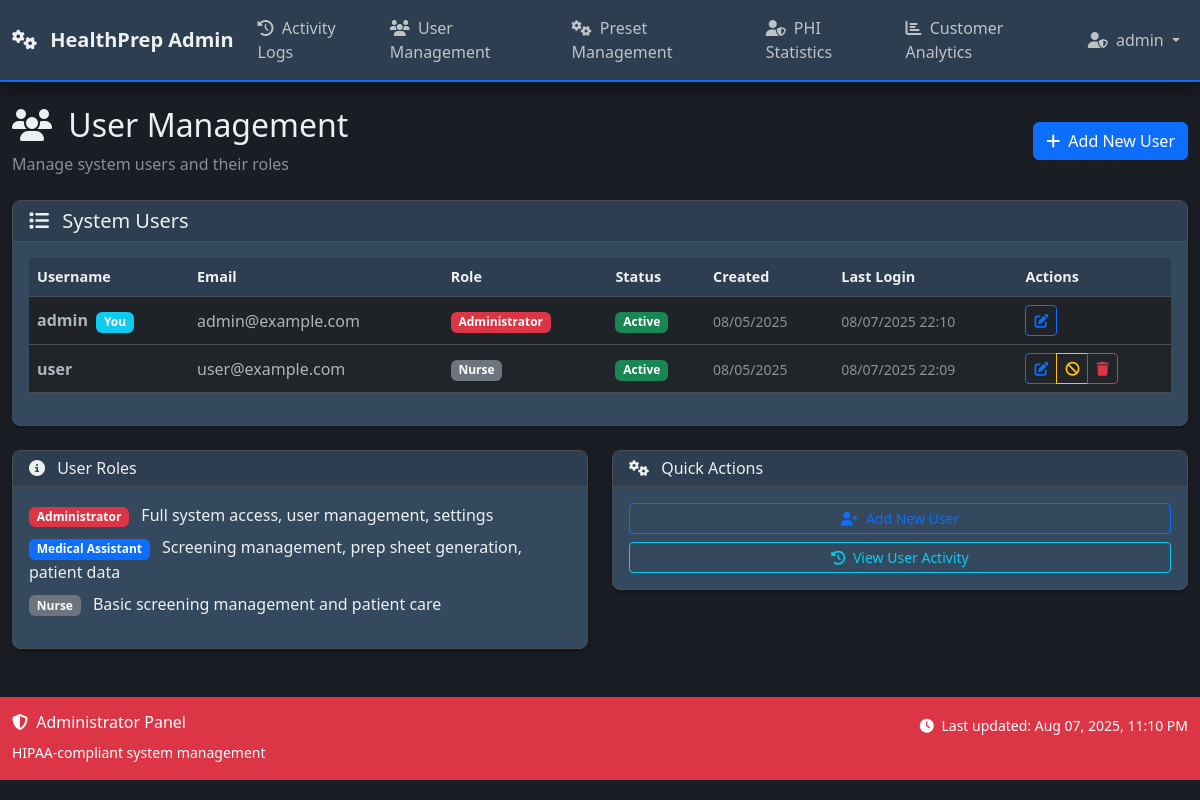
Page /admin/users (signed in) on the committed database.
### models.py (models this page shows, shortened)
class User(UserMixin, db.Model):
    __tablename__ = 'users'
    id = db.Column(db.Integer, primary_key=True)
    username = db.Column(db.String(80), unique=True, nullable=False)
    email = db.Column(db.String(120), unique=True, nullable=False)
    password_hash = db.Column(db.String(255), nullable=False)
    role = db.Column(db.String(20), default='nurse', nullable=False)  # 'admin', 'MA', 'nurse'
    is_admin = db.Column(db.Boolean, default=False, nullable=False)  # Kept for backward compatibility
    is_active_user = db.Column(db.Boolean, default=True, nullable=False)
    created_at = db.Column(db.DateTime, default=datetime.utcnow)
    last_login = db.Column(db.DateTime, default=datetime.utcnow)
    created_by = db.Column(db.Integer, db.ForeignKey('users.id'))
    updated_at = db.Column(db.DateTime, default=datetime.utcnow, onupdate=datetime.utcnow)
    def is_admin_user(self):
        return self.role == 'admin' or self.is_admin
    @property
    def is_active(self):
        return self.is_active_user
    @property
    def role_display(self):
        role_names = {
            'admin': 'Administrator',
            'MA': 'Medical Assistant',
            'nurse': 'Nurse'
        }
        return role_names.get(self.role, self.role.title())

### routes/admin_routes.py (the view)
@admin_bp.route('/users')
@login_required
@admin_required
def users():
    try:
        users = User.query.order_by(User.username).all()
        return render_template('admin/users.html', users=users)
    except Exception as e:
        logger.error(f"Error loading users: {str(e)}")
        flash('Error loading users', 'error')
        return render_template('error/500.html'), 500

### app.py (called while the page is built)
def register_template_utilities(app):
    @app.template_filter('datetime')
    def datetime_filter(value, format='%Y-%m-%d %H:%M'):
        if value is None:
            return ""
        return value.strftime(format)
    @app.context_processor
    def inject_cache_timestamp():
        import time
        return dict(cache_timestamp=int(time.time()))
    @app.context_processor
    def inject_csrf_token():
        from flask_wtf.csrf import generate_csrf
        return dict(csrf_token=lambda: generate_csrf())

### routes/admin_routes.py (called while the page is built)
def admin_required(f):
    @functools.wraps(f)
    def decorated_function(*args, **kwargs):
        if not current_user.is_authenticated or not current_user.is_admin_user():
            flash('Admin access required', 'error')
            return redirect(url_for('main.index'))
        return f(*args, **kwargs)
    return decorated_function

### templates/admin/users.html (shortened to what this page needs)
{% extends 'base_admin.html' %}
{% block content %}
<div class="d-flex justify-content-between align-items-center mb-4">
    <div>
        <h2>
            <i class="fas fa-users me-2"></i>
            User Management
        </h2>
        <p class="text-muted mb-0">Manage system users and their roles</p>
    </div>
    <div>
        <button type="button" class="btn btn-primary" data-bs-toggle="modal" data-bs-target="#addUserModal">
            <i class="fas fa-plus me-1"></i>
            Add New User
        </button>
    </div>
</div>
<div class="card">
    <div class="card-header">
        <h5 class="mb-0">
            <i class="fas fa-list me-2"></i>
            System Users
        </h5>
    </div>
    <div class="card-body">
        {% if users %}
        <div class="table-responsive">
            <table class="table table-striped table-hover">
                <thead>
                    <tr>
                        <th>Username</th>
                        <th>Email</th>
                        <th>Role</th>
                        <th>Status</th>
                        <th>Created</th>
                        <th>Last Login</th>
                        <th>Actions</th>
                    </tr>
                </thead>
                <tbody>
                    {% for user in users %}
                    <tr data-user-id="{{ user.id }}">
                        <td>
                            <strong>{{ user.username }}</strong>
                            {% if user.id == current_user.id %}
                                <span class="badge bg-info ms-1">You</span>
                            {% endif %}
                        </td>
                        <td>{{ user.email }}</td>
                        <td>
                            <span class="badge bg-{{ 'danger' if user.role == 'admin' else 'primary' if user.role == 'MA' else 'secondary' }}">
                                {{ user.role_display }}
                            </span>
                        </td>
                        <td>
                            <span class="badge bg-{{ 'success' if user.is_active_user else 'danger' }}">
                                {{ 'Active' if user.is_active_user else 'Inactive' }}
                            </span>
                        </td>
                        <td>
                            <small class="text-muted">
                                {{ user.created_at.strftime('%m/%d/%Y') if user.created_at else 'N/A' }}
                            </small>
                        </td>
                        <td>
                            <small class="text-muted">
                                {{ user.last_login.strftime('%m/%d/%Y %H:%M') if user.last_login else 'Never' }}
                            </small>
                        </td>
                        <td>
                            <div class="btn-group btn-group-sm" role="group">
                                <button type="button" class="btn btn-outline-primary btn-sm"
                                        onclick="editUser({{ user.id }}, '{{ user.username }}', '{{ user.email }}', '{{ user.role }}', {{ user.is_active_user|lower }})"
                                        data-bs-toggle="modal" data-bs-target="#editUserModal">
                                    <i class="fas fa-edit"></i>
                                </button>
                                {% if user.id != current_user.id %}
                                <button type="button" class="btn btn-outline-{{ 'warning' if user.is_active_user else 'success' }} btn-sm"
                                        onclick="toggleUserStatus({{ user.id }}, '{{ user.username }}', {{ user.is_active_user|lower }})">
                                    <i class="fas fa-{{ 'ban' if user.is_active_user else 'check' }}"></i>
                                </button>
                                {% endif %}
                                {% if user.id != current_user.id %}
                                <button type="button" class="btn btn-outline-danger btn-sm"
                                        onclick="deleteUser({{ user.id }}, '{{ user.username }}')">
                                    <i class="fas fa-trash"></i>
                                </button>
                                {% endif %}
                            </div>
                        </td>
                    </tr>
                    {% endfor %}
                </tbody>
            </table>
        </div>
        {% else %}
        <div class="text-center py-4">
            <i class="fas fa-users fa-3x text-muted mb-3"></i>
            <h5 class="text-muted">No users found</h5>
            <p class="text-muted">Add your first user to get started.</p>
        </div>
        {% endif %}
    </div>
</div>
<div class="row mt-4">
    <div class="col-md-6">
        <div class="card">
            <div class="card-header">
                <h6 class="mb-0">
                    <i class="fas fa-info-circle me-2"></i>
                    User Roles
                </h6>
            </div>
            <div class="card-body">
                <ul class="list-unstyled">
                    <li class="mb-2">
                        <span class="badge bg-danger me-2">Administrator</span>
                        Full system access, user management, settings
                    </li>
                    <li class="mb-2">
                        <span class="badge bg-primary me-2">Medical Assistant</span>
                        Screening management, prep sheet generation, patient data
                    </li>
                    <li class="mb-2">
                        <span class="badge bg-secondary me-2">Nurse</span>
                        Basic screening management and patient care
                    </li>
                </ul>
            </div>
        </div>
    </div>
    <div class="col-md-6">
        <div class="card">
            <div class="card-header">
                <h6 class="mb-0">
                    <i class="fas fa-cogs me-2"></i>
                    Quick Actions
                </h6>
            </div>
            <div class="card-body">
                <div class="d-grid gap-2">
                    <button type="button" class="btn btn-outline-primary btn-sm" data-bs-toggle="modal" data-bs-target="#addUserModal">
                        <i class="fas fa-user-plus me-1"></i>
                        Add New User
                    </button>
                    <a href="{{ url_for('admin.dashboard_logs') }}" class="btn btn-outline-info btn-sm">
                        <i class="fas fa-history me-1"></i>
                        View User Activity
                    </a>
                </div>
            </div>
        </div>
    </div>
</div>
{% endblock %}

### templates/base_admin.html (shortened to what this page needs)
<!DOCTYPE html>
<html lang="en" data-bs-theme="dark">
<head>
    <link href="https://cdn.jsdelivr.net/npm/bootstrap@5.3.0/dist/css/bootstrap.min.css" rel="stylesheet">
    <link href="https://cdnjs.cloudflare.com/ajax/libs/font-awesome/6.4.0/css/all.min.css" rel="stylesheet">
    <link href="{{ url_for('static', filename='css/custom.css') }}" rel="stylesheet">
    <link href="{{ url_for('static', filename='css/loading-states.css') }}" rel="stylesheet">
</head>
<body>
    <nav class="navbar navbar-expand-lg navbar-dark bg-danger">
        <div class="container">
            <a class="navbar-brand" href="{{ url_for('admin.dashboard') }}">
                <i class="fas fa-cogs me-2"></i>
                HealthPrep Admin
            </a>
            <div class="collapse navbar-collapse" id="adminNavbar">
                <ul class="navbar-nav me-auto">
                    <li class="nav-item">
                        <a class="nav-link" href="{{ url_for('admin.dashboard_logs') }}">
                            <i class="fas fa-history me-1"></i> Activity Logs
                        </a>
                    </li>
                    <li class="nav-item">
                        <a class="nav-link" href="{{ url_for('admin.users_list') }}">
                            <i class="fas fa-users me-1"></i> User Management
                        </a>
                    </li>
                    <li class="nav-item">
                        <a class="nav-link" href="{{ url_for('admin.dashboard_presets') }}">
                            <i class="fas fa-cogs me-1"></i> Preset Management
                        </a>
                    </li>
                    <li class="nav-item">
                        <a class="nav-link" href="{{ url_for('admin.dashboard_phi') }}">
                            <i class="fas fa-user-shield me-1"></i> PHI Statistics
                        </a>
                    </li>
                    <li class="nav-item">
                        <a class="nav-link" href="{{ url_for('admin.dashboard_analytics') }}">
                            <i class="fas fa-chart-bar me-1"></i> Customer Analytics
                        </a>
                    </li>
                </ul>
                <ul class="navbar-nav">
                    <li class="nav-item dropdown">
                        <a class="nav-link dropdown-toggle" href="#" id="adminUserDropdown" role="button" data-bs-toggle="dropdown">
                            <i class="fas fa-user-shield me-1"></i> {{ current_user.username }}
                        </a>
                    </li>
                </ul>
            </div>
        </div>
    </nav>
    <main class="container-fluid my-4">
        {% block content %}{% endblock %}
    </main>
    <footer class="bg-danger text-white py-3 mt-5">
        <div class="container">
            <div class="row">
                <div class="col-md-6">
                    <h6><i class="fas fa-shield-alt me-1"></i> Administrator Panel</h6>
                    <small>HIPAA-compliant system management</small>
                </div>
                <div class="col-md-6 text-end">
                    <small>
                        <i class="fas fa-clock me-1"></i>
                        Last updated: <span id="lastUpdated"></span>
                    </small>
                </div>
            </div>
        </div>
    </footer>
</body>
</html>

### static/css/custom.css (style rules this page uses)
:root { --hp-primary: #0d6efd; --hp-secondary: #6c757d; --hp-success: #198754; --hp-danger: #dc3545; --hp-warning: #ffc107; --hp-info: #0dcaf0; --hp-light: #f8f9fa; --hp-dark: #212529; --hp-complete: #20c997; --hp-due-soon: #fd7e14; --hp-due: #e74c3c; --hp-overdue: #ad2121; --hp-confidence-high: #28a745; --hp-confidence-medium: #ffc107; --hp-confidence-low: #dc3545; --hp-bg-primary: #1a1d23; --hp-bg-secondary: #2c3e50; --hp-bg-card: #34495e; --hp-text-primary: #ecf0f1; --hp-text-secondary: #bdc3c7; --hp-text-muted: #95a5a6; --hp-border-color: #454d55; --hp-shadow-sm: 0 0.125rem 0.25rem rgba(0, 0, 0, 0.3); --hp-shadow: 0 0.5rem 1rem rgba(0, 0, 0, 0.4); --hp-shadow-lg: 0 1rem 3rem rgba(0, 0, 0, 0.5); --hp-font-family-medical: 'Segoe UI', Tahoma, Geneva, Verdana, sans-serif; --hp-font-size-medical: 0.9rem; --hp-line-height-medical: 1.5; }
body { background-color: var(--hp-bg-primary); color: var(--hp-text-primary); font-family: var(--hp-font-family-medical); line-height: var(--hp-line-height-medical); }
.container, .container-fluid { max-width: 1400px; }
.navbar { background-color: var(--hp-bg-secondary) !important; border-bottom: 2px solid var(--hp-primary); box-shadow: var(--hp-shadow); }
.navbar-brand { font-weight: 600; color: var(--hp-text-primary) !important; }
.navbar-nav .nav-link { color: var(--hp-text-secondary) !important; font-weight: 500; transition: color 0.3s ease; }
.card { background-color: var(--hp-bg-card); border: 1px solid var(--hp-border-color); box-shadow: var(--hp-shadow-sm); border-radius: 0.5rem; }
.card-header { background-color: var(--hp-bg-secondary); border-bottom: 1px solid var(--hp-border-color); font-weight: 600; color: var(--hp-text-primary); }
.card-body { color: var(--hp-text-primary); }
.table { color: var(--hp-text-primary); background-color: transparent; }
.table th { background-color: var(--hp-bg-secondary); border-color: var(--hp-border-color); color: var(--hp-text-primary); font-weight: 600; font-size: var(--hp-font-size-medical); }
.table td { border-color: var(--hp-border-color); vertical-align: middle; }
.btn-primary { background-color: var(--hp-primary); border-color: var(--hp-primary); }

### rows in the picture
User: username "admin", shows "You", email "admin@example.com", role_display "Administrator", is_active_user "Active", created_at "08/05/2025", last_login "08/07/2025 22:10"
User: username "user", email "user@example.com", role_display "Nurse", is_active_user "Active", created_at "08/05/2025", last_login "08/07/2025 22:09"
